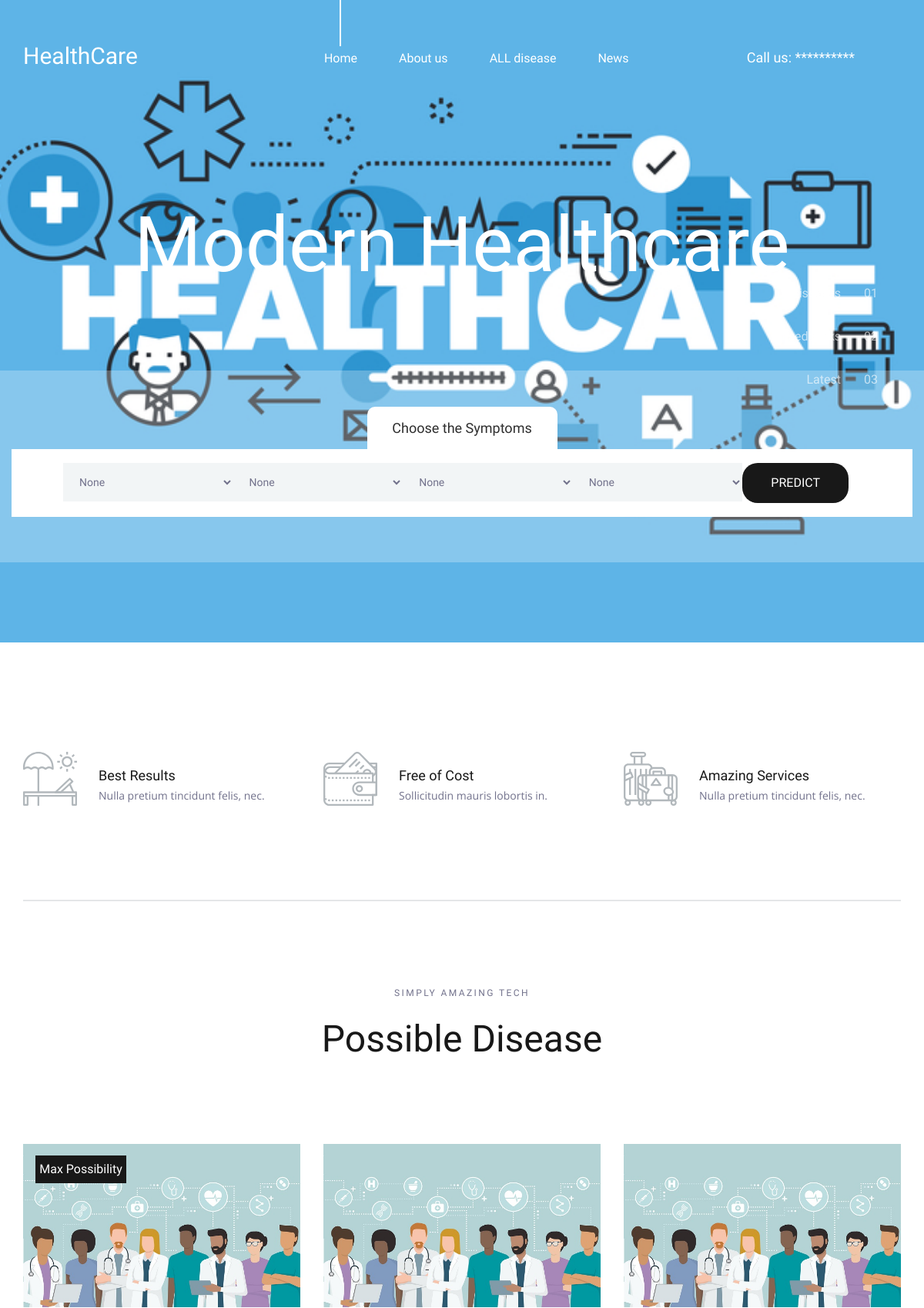
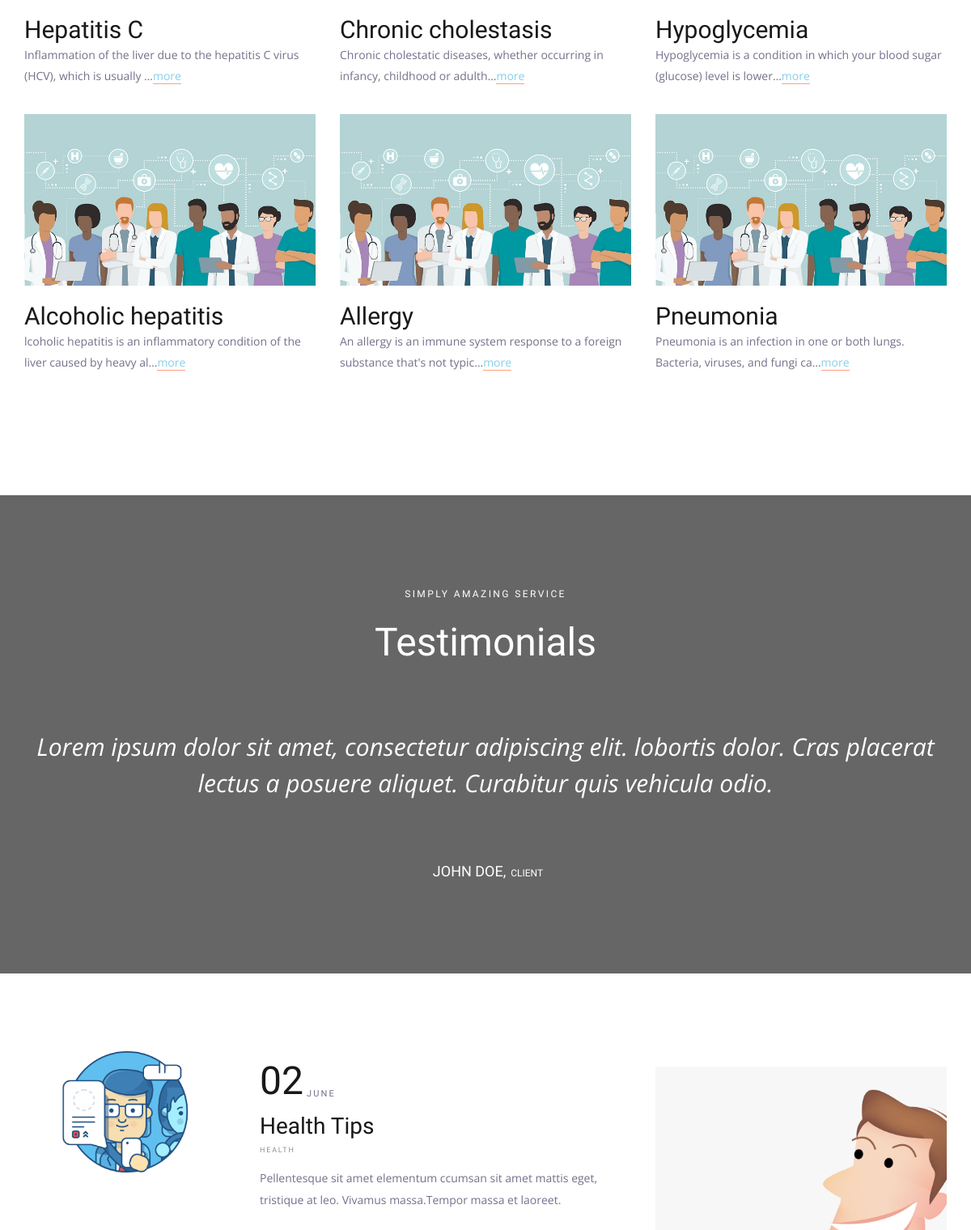
The page / (upper part) on the database its author committed (2 pictures, top to bottom).
### predict/models.py (models this page shows, shortened)
class Disease(models.Model):
    name = models.CharField(max_length = 50, unique=True)
    description = models.TextField(null=True, blank=True)
    disease_symptom = models.ManyToManyField(Symptom, blank=True)
    prevention = models.TextField(default="")
    class Meta:
        ordering = ["name"]

### predict/views.py (the view)
# urls.py: path('', views.index, name="index"),
def index(request):
    predicted_disease_description = list()
    if request.method =="POST":
        user_symptoms = []
        form_data = request.POST
        for i in form_data:
            if i!="csrfmiddlewaretoken" and form_data.get(i)!="none":
                user_symptoms.append(form_data.get(i))
        predicted_disease= ""
        if len(user_symptoms)==0:
            predicted_disease = "No Symptom!"
            messages.success(request, "No Symptom!")
        else:
            prediction2 = make_prediction(user_symptoms)
            print(prediction2)
            for p in prediction2:
                disease = Disease.objects.get(name = p[0])
                predicted_disease_description.append({ "id":disease.id, "name":disease.name, "description":disease.description,"percentage":p[1] })
    else:
        disease_list = Disease.objects.all()
        id_lst = list()
        for i in disease_list:
            id_lst.append(i.id)
        for i in range(6):
            disease = Disease.objects.get(id=random.choice(id_lst))
            predicted_disease_description.append({ "id":disease.id, "prevention": disease.prevention, "name":disease.name, "description":disease.description, "percentage":100})
    symptom_list = Symptom.objects.all().order_by("name")
    return render(request, 'predict/index.html', {
        'symptom_list': symptom_list,
        'predicted_disease_description': predicted_disease_description
    })

### predict/templates/predict/index.html (shortened to what this page needs)
{% extends 'base.html' %}
{% load static %}
{% block content %}
	<div class="home">
		<div class="home_slider_container">
			<div class="owl-carousel owl-theme home_slider">
				<div class="owl-item">
					<div class="background_image" style="background-image:url({% static 'images/healthcare.jpg'%})"></div>
					<div class="home_slider_content_container">
						<div class="container">
							<div class="row">
								<div class="col">
									<div class="home_slider_content">
										<div class="home_title"><h2>Modern Healthcare</h2></div>
									</div>
								</div>
							</div>
						</div>
					</div>
				</div>
			</div>
			<div class="home_page_nav">
				<ul class="d-flex flex-column align-items-end justify-content-end">
					<li><a href="#" data-scroll-to="#destinations">Diseases<span>01</span></a></li>
					<li><a href="#" data-scroll-to="#testimonials">Feedbacks<span>02</span></a></li>
					<li><a href="#" data-scroll-to="#news">Latest<span>03</span></a></li>
				</ul>
			</div>
		</div>
	</div>
	<div class="home_search">
		<div class="container">
			<div class="row">
				<div class="col">
					<div class="home_search_container">
						<div class="home_search_title">Choose the Symptoms</div>
						<div class="home_search_content">
							<form method="POST"  class="home_search_form" id="home_search_form">
								<div class="d-flex flex-lg-row flex-column align-items-start justify-content-lg-between justify-content-start">
									<select class="search_input search_input_1" name="symtpom1"   list="symptom1" required="required">
										<option value="none" selected>None</option>
									</select>
									<select class="search_input search_input_1" name="symtpom2"  list="symptom1" required="required">
										<option value="none" selected>None</option>
									</select>
									<select class="search_input search_input_1" name="symtpom3"  list="symptom1" required="required">
										<option value="none" selected>None</option>
									</select>
									<select class="search_input search_input_1" name="symtpom4"   list="symptom1" required="required">
										<option value="none" selected>None</option>
									</select>
									<button type="submit" class="home_search_button">Predict</button>
								</div>
							</form>
						</div>
					</div>
				</div>
			</div>
		</div>
	</div>
	<div class="intro">
		<div class="container">
			<div class="row">
				<div class="col">
					<div class="intro_container">
						<div class="row">
							<div class="col-lg-4 intro_col">
								<div class="intro_item d-flex flex-row align-items-end justify-content-start">
									<div class="intro_icon"><img src="{% static 'images/beach.svg' %}" alt=""></div>
									<div class="intro_content">
										<div class="intro_title">Best Results</div>
										<div class="intro_subtitle"><p>Nulla pretium tincidunt felis, nec.</p></div>
									</div>
								</div>
							</div>
							<div class="col-lg-4 intro_col">
								<div class="intro_item d-flex flex-row align-items-end justify-content-start">
									<div class="intro_icon"><img src="{% static 'images/wallet.svg' %}" alt=""></div>
									<div class="intro_content">
										<div class="intro_title">Free of Cost</div>
										<div class="intro_subtitle"><p>Sollicitudin mauris lobortis in.</p></div>
									</div>
								</div>
							</div>
							<div class="col-lg-4 intro_col">
								<div class="intro_item d-flex flex-row align-items-end justify-content-start">
									<div class="intro_icon"><img src="{% static 'images/suitcase.svg' %}" alt=""></div>
									<div class="intro_content">
										<div class="intro_title">Amazing Services</div>
										<div class="intro_subtitle"><p>Nulla pretium tincidunt felis, nec.</p></div>
									</div>
								</div>
							</div>
						</div>
					</div>
				</div>
			</div>
		</div>
	</div>
	<div class="destinations" id="destinations">
		<div class="container">
			<div class="row">
				<div class="col text-center">
					<div class="section_subtitle">simply amazing tech</div>
					<div class="section_title"><h2>Possible Disease</h2></div>
				</div>
			</div>
			<div class="row destinations_row">
				<div class="col">
					<div class="destinations_container item_grid" id="p_result">
						{% for disease in predicted_disease_description %}
							<div class="destination item">
								<div class="destination_image">
									<img src="{% static 'images/health.jpg' %}" alt="">
									{% if forloop.counter == 1%}
										<div class="spec_offer text-center"><a href="#">Max Possibility</a></div>
									{% endif %}
								</div>
								<div class="destination_content">
									<div class="destination_title"><a href="fruits.html">{{ disease.name|truncatechars:25 }} </a></div>
									<div class="destination_subtitle"><p>{{ disease.description|truncatechars:80 }}<a href="{% url 'predict:disease_detail' disease.id %}" style="color:skyblue;" target="_blank">more</a></p></div>
								</div>
							</div>
						{% endfor %}
					</div>
				</div>
			</div>
		</div>
	</div>
	<div class="testimonials" id="testimonials" style="background: black; opacity: 0.6;">
		<div class="parallax_background parallax-window" data-parallax="scroll" data-image-src="{% static 'images/health3.jpg' %}" data-speed="0.8"></div>
		<div class="container">
			<div class="row">
				<div class="col text-center">
					<div class="section_subtitle">simply amazing service</div>
					<div class="section_title"><h2>Testimonials</h2></div>
				</div>
			</div>
			<div class="row testimonials_row">
				<div class="col">
					<div class="testimonials_slider_container">
						<div class="owl-carousel owl-theme testimonials_slider">
							<div class="owl-item text-center">
								<div class="testimonial">Lorem ipsum dolor sit amet, consectetur adipiscing elit. lobortis dolor. Cras placerat lectus a posuere aliquet. Curabitur quis vehicula odio.</div>
								<div class="testimonial_author">
									<div class="testimonial_author_content d-flex flex-row align-items-end justify-content-start">
										<div >john doe,</div>
										<div>client</div>
									</div>
								</div>
							</div>
						</div>
					</div>
				</div>
			</div>
		</div>
	</div>
	<div class="news" id="news">
		<div class="container">
			<div class="row">
				<div class="col-xl-8">
					<div class="news_container">
						<div class="news_post d-flex flex-md-row flex-column align-items-start justify-content-start">
							<div class="news_post_image" style="margin-top: -42px;"><img src="{% static 'images/health2.gif' %}" alt=""></div>
							<div class="news_post_content">
								<div class="news_post_date d-flex flex-row align-items-end justify-content-start">
									<div>02</div>
									<div>june</div>
								</div>
								<div class="news_post_title"><a href="#">Health Tips</a></div>
								<div class="news_post_category">
									<ul>
										<li><a href="#">Health</a></li>
									</ul>
								</div>
								<div class="news_post_text">
									<p>Pellentesque sit amet elementum ccumsan sit amet mattis eget, tristique at leo. Vivamus massa.Tempor massa et laoreet.</p>
								</div>
							</div>
						</div>
					</div>
				</div>
				<div class="col-xl-4">
					<div class="travello">
						<div class="background_image" style="background-image:url({% static 'images/medic.png' %})"></div>
						<div class="travello_content">
							<div class="travello_content_inner">
							</div>
						</div>
						<div class="travello_container">
							<a href="#">
								<div class="d-flex flex-column align-items-center justify-content-end">
								</div>
							</a>
						</div>
					</div>
				</div>
			</div>
		</div>
	</div>
{% endblock %}

### static/styles/responsive.css (style rules this page uses)
@media only screen and (max-width: 1480px) { .home_page_nav { right: 60px; } }

### rows shown on the page
Disease: name "Hepatitis C", description "Inflammation of the liver due to the hepatitis C virus (HCV), which is usually …"
Disease: name "Chronic cholestasis", description "Chronic cholestatic diseases, whether occurring in infancy, childhood or adulth…"
Disease: name "Hypoglycemia", description "Hypoglycemia is a condition in which your blood sugar (glucose) level is lower…"
Disease: name "Alcoholic hepatitis", description "lcoholic hepatitis is an inflammatory condition of the liver caused by heavy al…"
Disease: name "Allergy", description "An allergy is an immune system response to a foreign substance that's not typic…"
Disease: name "Pneumonia", description "Pneumonia is an infection in one or both lungs. Bacteria, viruses, and fungi ca…"
